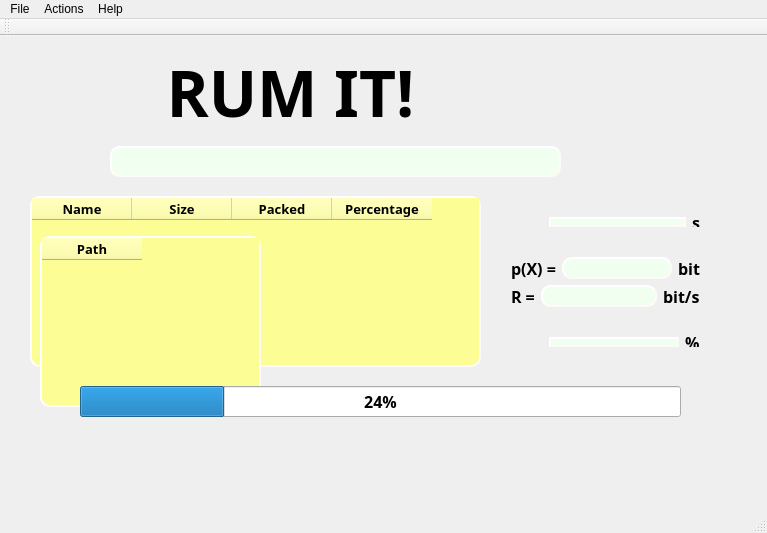
<?xml version="1.0" encoding="UTF-8"?>
<ui version="4.0">
 <class>RumIt</class>
 <widget class="QMainWindow" name="RumIt">
  <property name="geometry">
   <rect>
    <x>0</x>
    <y>0</y>
    <width>767</width>
    <height>533</height>
   </rect>
  </property>
  <property name="sizePolicy">
   <sizepolicy hsizetype="Preferred" vsizetype="Preferred">
    <horstretch>0</horstretch>
    <verstretch>0</verstretch>
   </sizepolicy>
  </property>
  <property name="windowTitle">
   <string>RumIt</string>
  </property>
  <property name="styleSheet">
   <string notr="true">QMainWindow{
	background: url(:simple_clouds_on_blue_background_by_dragossshadow-d5edqq0.png);
}</string>
  </property>
  <property name="dockNestingEnabled">
   <bool>false</bool>
  </property>
  <widget class="QWidget" name="centralWidget">
   <widget class="QLineEdit" name="lineEdit">
    <property name="geometry">
     <rect>
      <x>110</x>
      <y>110</y>
      <width>451</width>
      <height>31</height>
     </rect>
    </property>
    <property name="font">
     <font>
      <family>Kozuka Gothic Pr6N H</family>
      <pointsize>10</pointsize>
      <weight>75</weight>
      <bold>true</bold>
     </font>
    </property>
    <property name="styleSheet">
     <string notr="true">QLineEdit {
                        border-style:outset; 
                        border-width:2px;
                        border-radius: 10px;
                        border-color: #fffafa;
                        color:rgb(0, 0, 0);
                        background-color: #f0fff0
}
       </string>
    </property>
   </widget>
   <widget class="QPushButton" name="pushButton">
    <property name="geometry">
     <rect>
      <x>570</x>
      <y>110</y>
      <width>41</width>
      <height>31</height>
     </rect>
    </property>
    <property name="styleSheet">
     <string notr="true">#pushButton{
	background-color: transparent;
	border-image: url(:search-with-magnifier-sketch (1).png);
	background: none;
	border: none;
}</string>
    </property>
    <property name="text">
     <string/>
    </property>
   </widget>
   <widget class="QTableWidget" name="tableWidget">
    <property name="geometry">
     <rect>
      <x>30</x>
      <y>160</y>
      <width>451</width>
      <height>171</height>
     </rect>
    </property>
    <property name="sizePolicy">
     <sizepolicy hsizetype="Expanding" vsizetype="Expanding">
      <horstretch>0</horstretch>
      <verstretch>0</verstretch>
     </sizepolicy>
    </property>
    <property name="font">
     <font>
      <family>Kozuka Gothic Pr6N EL</family>
      <pointsize>10</pointsize>
      <weight>75</weight>
      <bold>true</bold>
     </font>
    </property>
    <property name="styleSheet">
     <string notr="true">QTableWidget{
                        border-style:outset; 
                        border-width:2px;
                        border-radius: 10px;
                        border-color: #fffafa;
                        color:rgb(0, 0, 0);
                        background-color: #fdfd96;
}
QHeaderView {
                    background-color: #fdfd96;
                    color: black;
                    font-size: 12px; 
}</string>
    </property>
    <property name="sizeAdjustPolicy">
     <enum>QAbstractScrollArea::AdjustToContentsOnFirstShow</enum>
    </property>
    <property name="alternatingRowColors">
     <bool>false</bool>
    </property>
    <column>
     <property name="text">
      <string>Name</string>
     </property>
     <property name="font">
      <font>
       <family>Kozuka Gothic Pr6N H</family>
       <pointsize>10</pointsize>
       <weight>75</weight>
       <bold>true</bold>
      </font>
     </property>
     <property name="textAlignment">
      <set>AlignCenter</set>
     </property>
    </column>
    <column>
     <property name="text">
      <string>Size</string>
     </property>
     <property name="font">
      <font>
       <family>Kozuka Gothic Pr6N H</family>
       <pointsize>10</pointsize>
       <weight>75</weight>
       <bold>true</bold>
      </font>
     </property>
     <property name="textAlignment">
      <set>AlignCenter</set>
     </property>
    </column>
    <column>
     <property name="text">
      <string>Packed</string>
     </property>
     <property name="font">
      <font>
       <family>Kozuka Gothic Pr6N H</family>
       <pointsize>10</pointsize>
       <weight>75</weight>
       <bold>true</bold>
      </font>
     </property>
     <property name="textAlignment">
      <set>AlignCenter</set>
     </property>
    </column>
    <column>
     <property name="text">
      <string>Percentage</string>
     </property>
     <property name="font">
      <font>
       <family>Kozuka Gothic Pr6N H</family>
       <pointsize>10</pointsize>
       <weight>75</weight>
       <bold>true</bold>
      </font>
     </property>
     <property name="textAlignment">
      <set>AlignCenter</set>
     </property>
    </column>
   </widget>
   <widget class="QWidget" name="layoutWidget">
    <property name="geometry">
     <rect>
      <x>260</x>
      <y>410</y>
      <width>261</width>
      <height>51</height>
     </rect>
    </property>
    <layout class="QHBoxLayout" name="horizontalLayout">
     <item>
      <widget class="QPushButton" name="pushButton_6">
       <property name="sizePolicy">
        <sizepolicy hsizetype="Preferred" vsizetype="Preferred">
         <horstretch>0</horstretch>
         <verstretch>0</verstretch>
        </sizepolicy>
       </property>
       <property name="maximumSize">
        <size>
         <width>16777215</width>
         <height>16777215</height>
        </size>
       </property>
       <property name="styleSheet">
        <string notr="true">#pushButton_6{
	background-color: transparent;
	border-image: url(:add-text-interface-hand-drawn-symbol-outline.png);
	background: none;
	border: none;
}</string>
       </property>
       <property name="text">
        <string/>
       </property>
       <property name="checkable">
        <bool>false</bool>
       </property>
       <property name="checked">
        <bool>false</bool>
       </property>
       <property name="default">
        <bool>false</bool>
       </property>
       <property name="flat">
        <bool>false</bool>
       </property>
      </widget>
     </item>
     <item>
      <widget class="QPushButton" name="pushButton_7">
       <property name="sizePolicy">
        <sizepolicy hsizetype="Preferred" vsizetype="Preferred">
         <horstretch>0</horstretch>
         <verstretch>0</verstretch>
        </sizepolicy>
       </property>
       <property name="maximumSize">
        <size>
         <width>16777215</width>
         <height>16777215</height>
        </size>
       </property>
       <property name="styleSheet">
        <string notr="true">#pushButton_7{
	background-color: transparent;
	border-image: url(:add-text-interface-hand-drawn-symbol-outline.png);
	background: none;
	border: none;
}</string>
       </property>
       <property name="text">
        <string/>
       </property>
       <property name="checkable">
        <bool>false</bool>
       </property>
       <property name="checked">
        <bool>false</bool>
       </property>
       <property name="default">
        <bool>false</bool>
       </property>
       <property name="flat">
        <bool>false</bool>
       </property>
      </widget>
     </item>
     <item>
      <widget class="QPushButton" name="pushButton_3">
       <property name="sizePolicy">
        <sizepolicy hsizetype="Preferred" vsizetype="Preferred">
         <horstretch>0</horstretch>
         <verstretch>0</verstretch>
        </sizepolicy>
       </property>
       <property name="styleSheet">
        <string notr="true">#pushButton_3{
	background-color: transparent;
	border-image: url(:trash-can-hand-drawn-symbol.png);
	background: none;
	border: none;
}</string>
       </property>
       <property name="text">
        <string/>
       </property>
      </widget>
     </item>
     <item>
      <widget class="QPushButton" name="pushButton_4">
       <property name="sizePolicy">
        <sizepolicy hsizetype="Preferred" vsizetype="Preferred">
         <horstretch>0</horstretch>
         <verstretch>0</verstretch>
        </sizepolicy>
       </property>
       <property name="styleSheet">
        <string notr="true">#pushButton_4{
	background-color: transparent;
	border-image: url(:zip-file (1).png);
	background: none;
	border: none;
}</string>
       </property>
       <property name="text">
        <string/>
       </property>
      </widget>
     </item>
     <item>
      <widget class="QPushButton" name="pushButton_5">
       <property name="sizePolicy">
        <sizepolicy hsizetype="Preferred" vsizetype="Preferred">
         <horstretch>0</horstretch>
         <verstretch>0</verstretch>
        </sizepolicy>
       </property>
       <property name="styleSheet">
        <string notr="true">#pushButton_5{
	background-color: transparent;
	border-image: url(:zipper-tool.png);
	background: none;
	border: none;
}</string>
       </property>
       <property name="text">
        <string/>
       </property>
      </widget>
     </item>
    </layout>
    <zorder>pushButton_3</zorder>
    <zorder>pushButton_5</zorder>
    <zorder>pushButton_6</zorder>
    <zorder>pushButton_7</zorder>
    <zorder>pushButton_4</zorder>
   </widget>
   <widget class="QPushButton" name="pushButton_9">
    <property name="geometry">
     <rect>
      <x>60</x>
      <y>20</y>
      <width>461</width>
      <height>71</height>
     </rect>
    </property>
    <property name="font">
     <font>
      <family>Stencil</family>
      <pointsize>48</pointsize>
      <weight>75</weight>
      <bold>true</bold>
     </font>
    </property>
    <property name="styleSheet">
     <string notr="true">#pushButton_9{
	background-color: transparent;
	background: none;
	border: none;
}</string>
    </property>
    <property name="text">
     <string>RUM IT!</string>
    </property>
   </widget>
   <widget class="QPushButton" name="pushButton_10">
    <property name="geometry">
     <rect>
      <x>530</x>
      <y>20</y>
      <width>71</width>
      <height>71</height>
     </rect>
    </property>
    <property name="styleSheet">
     <string notr="true">#pushButton_10{
	background-color: transparent;
	border-image: url(:box-closed (1).png);
	background: none;
	border: none;
}</string>
    </property>
    <property name="text">
     <string/>
    </property>
   </widget>
   <widget class="QPushButton" name="pushButton_11">
    <property name="geometry">
     <rect>
      <x>620</x>
      <y>10</y>
      <width>91</width>
      <height>91</height>
     </rect>
    </property>
    <property name="styleSheet">
     <string notr="true">#pushButton_11{
	background-color: transparent;
	border-image: url(:box-open-shape (1).png);
	background: none;
	border: none; 
}</string>
    </property>
    <property name="text">
     <string/>
    </property>
   </widget>
   <widget class="QWidget" name="layoutWidget">
    <property name="geometry">
     <rect>
      <x>500</x>
      <y>170</y>
      <width>211</width>
      <height>32</height>
     </rect>
    </property>
    <layout class="QHBoxLayout" name="horizontalLayout_3">
     <item>
      <widget class="QPushButton" name="pushButton_8">
       <property name="sizePolicy">
        <sizepolicy hsizetype="Fixed" vsizetype="Ignored">
         <horstretch>0</horstretch>
         <verstretch>0</verstretch>
        </sizepolicy>
       </property>
       <property name="styleSheet">
        <string notr="true">#pushButton_8{
	background-color: transparent;
	border-image: url(:alarm-clock.png);
	background: none;
	border: none;
}</string>
       </property>
       <property name="text">
        <string/>
       </property>
      </widget>
     </item>
     <item>
      <widget class="QLineEdit" name="Time">
       <property name="sizePolicy">
        <sizepolicy hsizetype="Expanding" vsizetype="Preferred">
         <horstretch>0</horstretch>
         <verstretch>0</verstretch>
        </sizepolicy>
       </property>
       <property name="font">
        <font>
         <family>Kozuka Gothic Pr6N H</family>
         <pointsize>9</pointsize>
         <weight>75</weight>
         <bold>true</bold>
        </font>
       </property>
       <property name="styleSheet">
        <string notr="true">QLineEdit {
                        border-style:outset; 
                        border-width:2px;
                        border-radius: 10px;
                        border-color: #fffafa;
                        color:rgb(0, 0, 0);
                        background-color: #f0fff0
}</string>
       </property>
      </widget>
     </item>
     <item>
      <widget class="QLabel" name="label_6">
       <property name="font">
        <font>
         <family>Kozuka Gothic Pr6N H</family>
         <pointsize>12</pointsize>
         <weight>75</weight>
         <bold>true</bold>
        </font>
       </property>
       <property name="text">
        <string>s</string>
       </property>
      </widget>
     </item>
    </layout>
   </widget>
   <widget class="QTableWidget" name="pathtable">
    <property name="geometry">
     <rect>
      <x>40</x>
      <y>200</y>
      <width>221</width>
      <height>171</height>
     </rect>
    </property>
    <property name="sizePolicy">
     <sizepolicy hsizetype="Expanding" vsizetype="Expanding">
      <horstretch>0</horstretch>
      <verstretch>0</verstretch>
     </sizepolicy>
    </property>
    <property name="font">
     <font>
      <family>Kozuka Gothic Pr6N EL</family>
      <pointsize>10</pointsize>
      <weight>75</weight>
      <bold>true</bold>
     </font>
    </property>
    <property name="styleSheet">
     <string notr="true">QTableWidget{
                        border-style:outset; 
                        border-width:2px;
                        border-radius: 10px;
                        border-color: #fffafa;
                        color:rgb(0, 0, 0);
                        background-color: #fdfd96;
}
QHeaderView {
                    background-color: #fdfd96;
                    color: black;
                    font-size: 12px; 
}</string>
    </property>
    <property name="sizeAdjustPolicy">
     <enum>QAbstractScrollArea::AdjustToContentsOnFirstShow</enum>
    </property>
    <property name="alternatingRowColors">
     <bool>false</bool>
    </property>
    <column>
     <property name="text">
      <string>Path</string>
     </property>
     <property name="font">
      <font>
       <family>Kozuka Gothic Pr6N H</family>
       <pointsize>10</pointsize>
       <weight>75</weight>
       <bold>true</bold>
      </font>
     </property>
     <property name="textAlignment">
      <set>AlignCenter</set>
     </property>
    </column>
   </widget>
   <widget class="QWidget" name="layoutWidget">
    <property name="geometry">
     <rect>
      <x>500</x>
      <y>210</y>
      <width>211</width>
      <height>72</height>
     </rect>
    </property>
    <layout class="QVBoxLayout" name="verticalLayout">
     <item>
      <layout class="QHBoxLayout" name="horizontalLayout_6">
       <item>
        <widget class="QLabel" name="label">
         <property name="font">
          <font>
           <family>Kozuka Gothic Pr6N H</family>
           <pointsize>12</pointsize>
           <weight>75</weight>
           <bold>true</bold>
          </font>
         </property>
         <property name="text">
          <string>p(X) =</string>
         </property>
        </widget>
       </item>
       <item>
        <widget class="QLineEdit" name="entropy">
         <property name="sizePolicy">
          <sizepolicy hsizetype="Expanding" vsizetype="Preferred">
           <horstretch>0</horstretch>
           <verstretch>0</verstretch>
          </sizepolicy>
         </property>
         <property name="font">
          <font>
           <family>Kozuka Gothic Pr6N H</family>
           <pointsize>9</pointsize>
           <weight>75</weight>
           <bold>true</bold>
          </font>
         </property>
         <property name="styleSheet">
          <string notr="true">QLineEdit {
                        border-style:outset; 
                        border-width:2px;
                        border-radius: 10px;
                        border-color: #fffafa;
                        color:rgb(0, 0, 0);
                        background-color: #f0fff0
}</string>
         </property>
        </widget>
       </item>
       <item>
        <widget class="QLabel" name="label_3">
         <property name="font">
          <font>
           <family>Kozuka Gothic Pr6N H</family>
           <pointsize>12</pointsize>
           <weight>75</weight>
           <bold>true</bold>
          </font>
         </property>
         <property name="text">
          <string>bit</string>
         </property>
        </widget>
       </item>
      </layout>
     </item>
     <item>
      <layout class="QHBoxLayout" name="horizontalLayout_5">
       <item>
        <widget class="QLabel" name="label_2">
         <property name="font">
          <font>
           <family>Kozuka Gothic Pr6N H</family>
           <pointsize>12</pointsize>
           <weight>75</weight>
           <bold>true</bold>
          </font>
         </property>
         <property name="text">
          <string>R =</string>
         </property>
        </widget>
       </item>
       <item>
        <widget class="QLineEdit" name="ratio">
         <property name="sizePolicy">
          <sizepolicy hsizetype="Expanding" vsizetype="Preferred">
           <horstretch>0</horstretch>
           <verstretch>0</verstretch>
          </sizepolicy>
         </property>
         <property name="font">
          <font>
           <family>Kozuka Gothic Pr6N H</family>
           <pointsize>9</pointsize>
           <weight>75</weight>
           <bold>true</bold>
          </font>
         </property>
         <property name="styleSheet">
          <string notr="true">QLineEdit {
                        border-style:outset; 
                        border-width:2px;
                        border-radius: 10px;
                        border-color: #fffafa;
                        color:rgb(0, 0, 0);
                        background-color: #f0fff0
}</string>
         </property>
        </widget>
       </item>
       <item>
        <widget class="QLabel" name="label_4">
         <property name="font">
          <font>
           <family>Kozuka Gothic Pr6N H</family>
           <pointsize>12</pointsize>
           <weight>75</weight>
           <bold>true</bold>
          </font>
         </property>
         <property name="text">
          <string>bit/s</string>
         </property>
        </widget>
       </item>
      </layout>
     </item>
    </layout>
   </widget>
   <widget class="QWidget" name="layoutWidget_2">
    <property name="geometry">
     <rect>
      <x>500</x>
      <y>290</y>
      <width>211</width>
      <height>32</height>
     </rect>
    </property>
    <layout class="QHBoxLayout" name="horizontalLayout_7">
     <item>
      <widget class="QPushButton" name="pushButton_12">
       <property name="sizePolicy">
        <sizepolicy hsizetype="Fixed" vsizetype="Ignored">
         <horstretch>0</horstretch>
         <verstretch>0</verstretch>
        </sizepolicy>
       </property>
       <property name="styleSheet">
        <string notr="true">#pushButton_12{
	background-color: transparent;
	border-image: url(:discount-tag.png);
	background: none;
	border: none;
}</string>
       </property>
       <property name="text">
        <string/>
       </property>
      </widget>
     </item>
     <item>
      <widget class="QLineEdit" name="pertotal">
       <property name="sizePolicy">
        <sizepolicy hsizetype="Expanding" vsizetype="Preferred">
         <horstretch>0</horstretch>
         <verstretch>0</verstretch>
        </sizepolicy>
       </property>
       <property name="font">
        <font>
         <family>Kozuka Gothic Pr6N H</family>
         <pointsize>9</pointsize>
         <weight>75</weight>
         <bold>true</bold>
        </font>
       </property>
       <property name="styleSheet">
        <string notr="true">QLineEdit {
                        border-style:outset; 
                        border-width:2px;
                        border-radius: 10px;
                        border-color: #fffafa;
                        color:rgb(0, 0, 0);
                        background-color: #f0fff0
}</string>
       </property>
      </widget>
     </item>
     <item>
      <widget class="QLabel" name="label_7">
       <property name="font">
        <font>
         <family>Kozuka Gothic Pr6N H</family>
         <pointsize>12</pointsize>
         <weight>75</weight>
         <bold>true</bold>
        </font>
       </property>
       <property name="text">
        <string>%</string>
       </property>
      </widget>
     </item>
    </layout>
   </widget>
   <widget class="QPushButton" name="pushButton_2">
    <property name="geometry">
     <rect>
      <x>190</x>
      <y>120</y>
      <width>371</width>
      <height>311</height>
     </rect>
    </property>
    <property name="styleSheet">
     <string notr="true">#pushButton_2{
	background-color: transparent;
	border-image: url(:hello-speech-bubble-handmade-chatting-symbol (1).png);
	background: none;
	border: none;
}</string>
    </property>
    <property name="text">
     <string/>
    </property>
   </widget>
   <widget class="QProgressBar" name="progressBar">
    <property name="geometry">
     <rect>
      <x>80</x>
      <y>350</y>
      <width>601</width>
      <height>31</height>
     </rect>
    </property>
    <property name="font">
     <font>
      <family>Kozuka Gothic Pr6N H</family>
      <pointsize>12</pointsize>
      <weight>75</weight>
      <bold>true</bold>
     </font>
    </property>
    <property name="value">
     <number>24</number>
    </property>
   </widget>
  </widget>
  <widget class="QMenuBar" name="menuBar">
   <property name="geometry">
    <rect>
     <x>0</x>
     <y>0</y>
     <width>767</width>
     <height>21</height>
    </rect>
   </property>
   <widget class="QMenu" name="menuFile">
    <property name="title">
     <string>File</string>
    </property>
    <addaction name="actionNew"/>
    <addaction name="actionOpen"/>
    <addaction name="actionExit"/>
   </widget>
   <widget class="QMenu" name="menuActions">
    <property name="title">
     <string>Actions</string>
    </property>
    <addaction name="actionAdd_File_s"/>
    <addaction name="actionRemove"/>
    <addaction name="actionCompress"/>
    <addaction name="actionDecompress"/>
   </widget>
   <widget class="QMenu" name="menuHelp">
    <property name="title">
     <string>Help</string>
    </property>
    <addaction name="actionAbout"/>
   </widget>
   <addaction name="menuFile"/>
   <addaction name="menuActions"/>
   <addaction name="menuHelp"/>
  </widget>
  <widget class="QToolBar" name="mainToolBar">
   <property name="sizePolicy">
    <sizepolicy hsizetype="Preferred" vsizetype="Preferred">
     <horstretch>0</horstretch>
     <verstretch>0</verstretch>
    </sizepolicy>
   </property>
   <attribute name="toolBarArea">
    <enum>TopToolBarArea</enum>
   </attribute>
   <attribute name="toolBarBreak">
    <bool>false</bool>
   </attribute>
  </widget>
  <widget class="QStatusBar" name="statusBar"/>
  <action name="actionAdd_File_s">
   <property name="text">
    <string>Add File(s)</string>
   </property>
  </action>
  <action name="actionRemove">
   <property name="text">
    <string>Remove</string>
   </property>
  </action>
  <action name="actionCompress">
   <property name="text">
    <string>Compress</string>
   </property>
  </action>
  <action name="actionDecompress">
   <property name="text">
    <string>Decompress</string>
   </property>
  </action>
  <action name="actionAbout">
   <property name="text">
    <string>About</string>
   </property>
  </action>
  <action name="actionExit">
   <property name="text">
    <string>Exit</string>
   </property>
  </action>
  <action name="actionNew">
   <property name="text">
    <string>New</string>
   </property>
  </action>
  <action name="actionOpen">
   <property name="text">
    <string>Open</string>
   </property>
  </action>
 </widget>
 <layoutdefault spacing="6" margin="11"/>
 <resources/>
 <connections/>
</ui>
